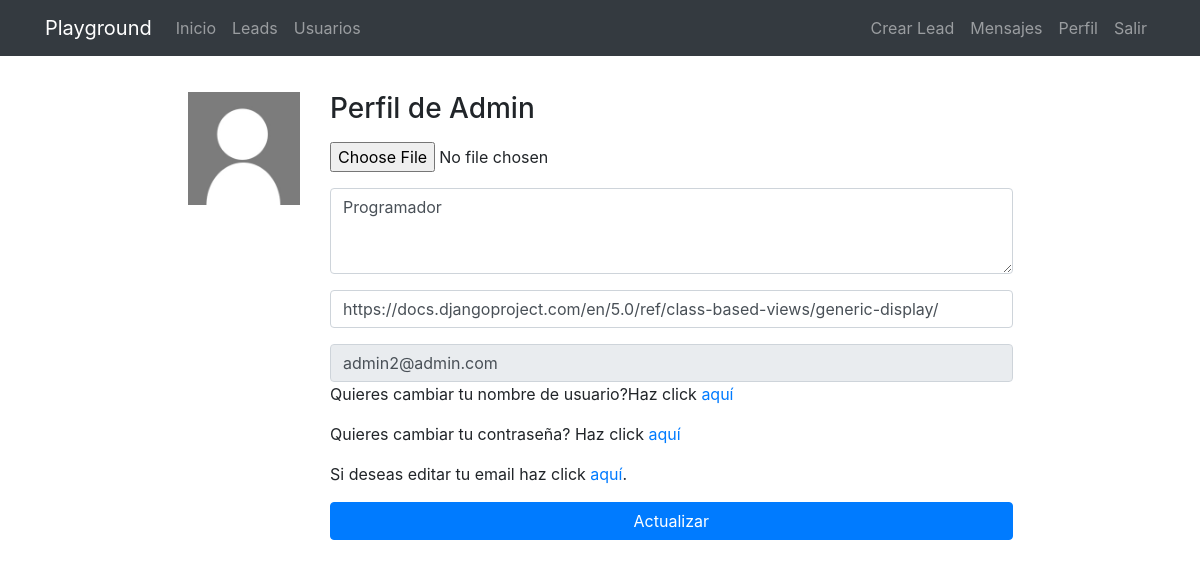
/accounts/profile/ (signed in), run on an earlier commit of the app's database.
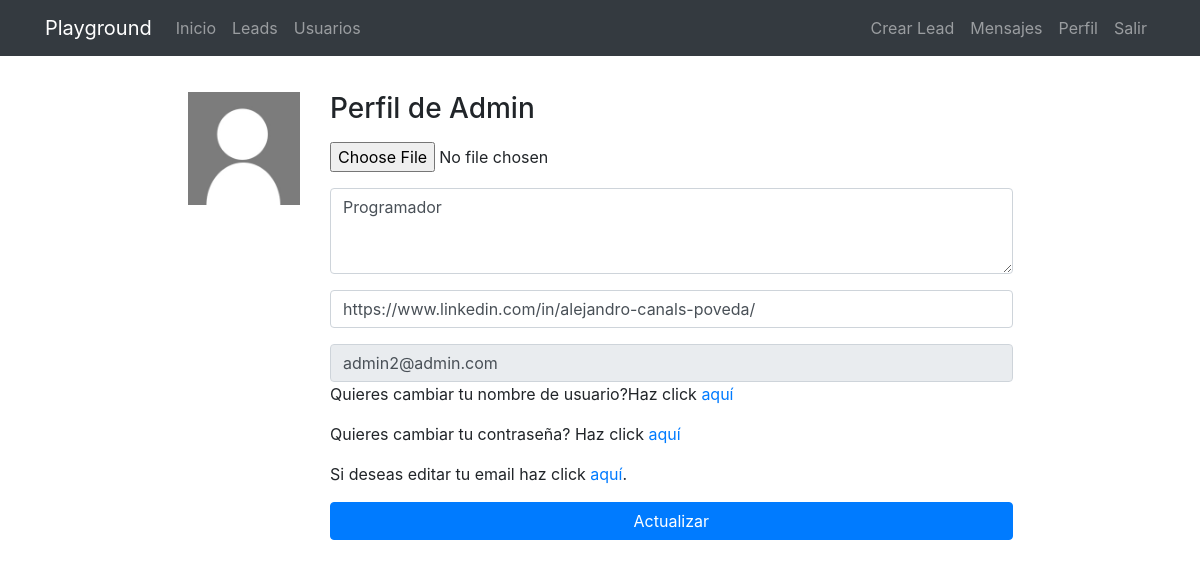
And on a later commit of the database.
### registration/models.py (models this page shows, shortened)
class Profile(models.Model):
    user = models.OneToOneField(User,on_delete=models.CASCADE, null=True, blank=True)
    avatar = models.ImageField(upload_to=custom_upload_to, null=True, blank=True)
    job = models.TextField(null=True, blank=True)
    link = models.URLField(max_length=200,null=True,blank=True)

### registration/views.py (the view)
# urls.py: path('profile/', ProfileUpdate.as_view(), name="profile"),
@method_decorator(login_required, name='dispatch')
class ProfileUpdate(UpdateView):
    form_class = ProfileForm
    success_url = reverse_lazy('profile')
    template_name = 'registration/profile_form.html'
    def get_object(self):
        profile, created = Profile.objects.get_or_create(user=self.request.user)
        return profile

### registration/forms.py
class ProfileForm(forms.ModelForm):
    class Meta:
        model = Profile
        fields = ['avatar','job','link']
        widgets = {
            'avatar': forms.ClearableFileInput(attrs={'class': 'form-control-file mt-3' }),
            'job': forms.Textarea(attrs={'class': 'form-control mt-3','rows':3, 'placeholder':'Biografía'}),
            'link': forms.URLInput(attrs={'class': 'form-control mt-3','placeholder':'Enlace'}),
        }

### registration/templates/registration/profile_form.html (shortened to what this page needs)
{% extends 'core/base.html' %}
{% load static %}
{% block content %}
<main role="main">
  <div class="container">
    <div class="row mt-3">
      <div class="col-md-9 mx-auto mb-5">
        <form action="" method="post" enctype="multipart/form-data">{% csrf_token %}
          <div class="row">
            <div class="col-md-2">
              {% if request.user.profile.avatar %}
                <img src="{{request.user.profile.avatar.url}}" class="img-fluid">
                <p class="mt-1">¿Borrar? <input type="checkbox" id="avatar-clear" name="avatar-clear" /></p>
              {% else %}
                <img src="{% static 'registration/img/no-avatar.jpg' %}" class="img-fluid">
              {% endif %}
            </div>
            <div class="col-md-10">
              <h3>Perfil de {{ request.user.username }}</h3>
              <input type="file" name="avatar" class="form-control-file mt-3" id="id_avatar">
              {{ form.job }}
              {{ form.link }}
              <input type ="email" value="{{request.user.email}}" class="form-control mt-3" readonly>
              <p>Quieres cambiar tu nombre de usuario?Haz click <a href="{% url 'profile_username' %}">aquí</a></p>
              <p>Quieres cambiar tu contraseña? Haz click <a href="{% url 'password_change' %}">aquí</a></p>
              <p class="mt-3">Si deseas editar tu email haz click <a href="{% url 'profile_email' %}">aquí</a>.</p>
              <input type="submit" class="btn btn-primary btn-block mt-3" value="Actualizar">
            </div>
          </div>
        </form>
      </div>
    </div>
  </div>
</main>
{% endblock %}

What changed in the data, as far as the page shows it:
changed Profile "Programador": link "https://docs.djangoproject.com/en/5.0/ref/class-based-views/generic-display/" → "https://www.linkedin.com/in/alejandro-canals-poveda/"
